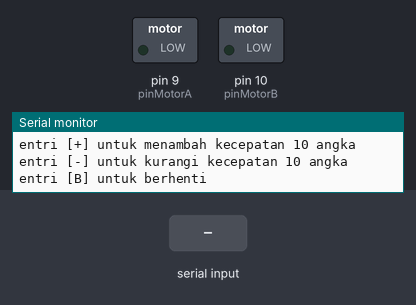
This sketch was run on a simulated Arduino Uno, built with avr-gcc and run on an emulated ATmega328P. Shown: switched loads named in the sketch (green lamp = pin HIGH), the last lines printed to the serial monitor. Inputs (shaded band) come from the test bench.

Above: at 1.4 s.
1.5 s: "+\n" received over Serial
3.0 s: byte 77 ('M') received over Serial
At 3.8 s:
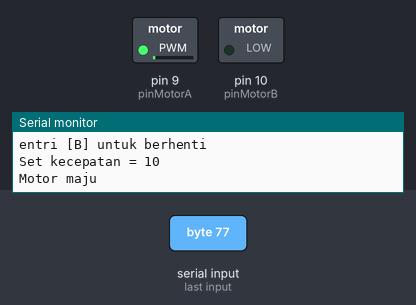
4.5 s: byte 109 ('m') received over Serial
At 5.0 s:
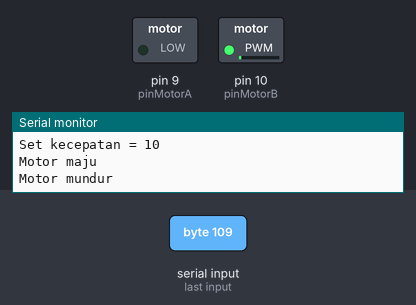
6.0 s: "K90\n" received over Serial
At 6.5 s:
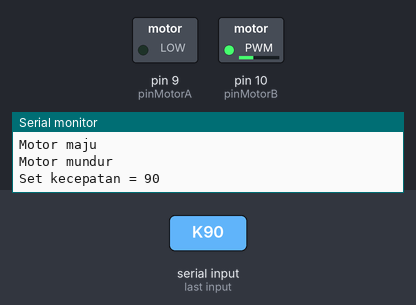
7.5 s: "M90\n" received over Serial
At 8.5 s:
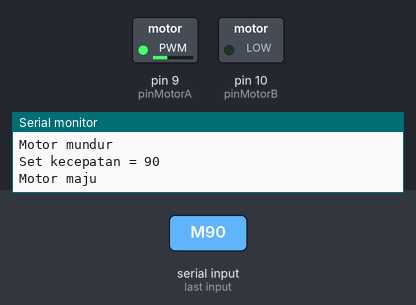
9.0 s: "m90\n" received over Serial
At 9.6 s:
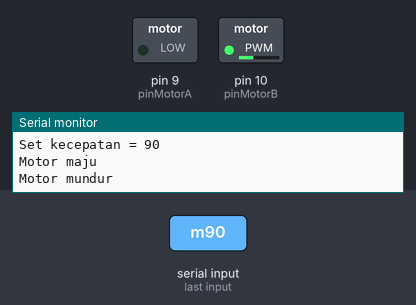
Timing chart, 0 to 11.5 s (numbered marks = the images above; inputs shaded):
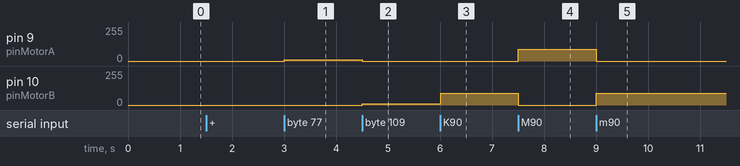

The sketch:

motordc_set.ino
```cpp
#define pinMotorA 9
#define pinMotorB 10

bool motorMaju = false;
bool motorHidup = false;
char chrKecepatan[5];
byte Kecepatan;

void setup() {
  Serial.begin(9600);
  Serial.println("Mengatur kecepatan motor DC 5V menggunakan PWM dilengkapi aksi maju-mundur");
  Serial.println("dengan rangkaian sederhana menggunakan Arduino dan 4 transistor");
  Serial.println("entri [M] untuk maju");
  Serial.println("entri [m] untuk mundur");
  Serial.println("entri [Kxxx] untuk set kecepatan, xxx = 0 s/d 255");
  Serial.println("entri [+] untuk menambah kecepatan 10 angka");
  Serial.println("entri [-] untuk kurangi kecepatan 10 angka");
  Serial.println("entri [B] untuk berhenti");


  pinMode(pinMotorA, OUTPUT);
  pinMode(pinMotorB, OUTPUT);
}

void loop() {
  if(Serial.available())
  {
    char c = Serial.read();
    if(c == 'M')
    {
      motorMaju = true;
      Serial.println("Motor maju");
      motorHidup = true;
    }
    else if(c == 'm')
    {
      motorMaju = false;
      Serial.println("Motor mundur");
      motorHidup = true;
    }
    else if(toupper(c) == 'K')
    {
      delay(10);
      Serial.readBytesUntil('\n', chrKecepatan, sizeof(chrKecepatan));
      Kecepatan = String(chrKecepatan).toInt();
      Serial.print("Set kecepatan = ");
      Serial.println(Kecepatan);
    }
    else if(c == '+')
    {
      if(Kecepatan <= 245)
      {
        Kecepatan += 10;
      }
      Serial.print("Set kecepatan = ");
      Serial.println(Kecepatan);
    }
    else if(c == '-')
    {
      if(Kecepatan >= 10)
      {
        Kecepatan -= 10;
      }
      Serial.print("Set kecepatan = ");
      Serial.println(Kecepatan);
    }
    else if(toupper(c) == 'B')
    {
      digitalWrite(pinMotorA, LOW);
      digitalWrite(pinMotorB, LOW);
      motorHidup = false;
      Serial.println("Motor berhenti");
    }
  }
  if(motorHidup)
  {
    if(motorMaju)
    {
      digitalWrite(pinMotorB, LOW);
      analogWrite(pinMotorA, Kecepatan);
    }
    else
    {
      digitalWrite(pinMotorA, LOW);
      analogWrite(pinMotorB, Kecepatan);
    }
  }

}
```

Measured:
- after the input at 3.0 s, pin 9 (pinMotorA): 0/255 → 10/255 at once
- after the input at 4.5 s, pin 9 (pinMotorA): 10/255 → 0/255 at once; pin 10 (pinMotorB): 0/255 → 10/255 at once
- after the input at 6.0 s, pin 10 (pinMotorB): 10/255 → 90/255 at once
- after the input at 7.5 s, pin 9 (pinMotorA): 0/255 → 90/255 at once; pin 10 (pinMotorB): 90/255 → 0/255 at once
- after the input at 9.0 s, pin 9 (pinMotorA): 90/255 → 0/255 at once; pin 10 (pinMotorB): 0/255 → 90/255 at once
